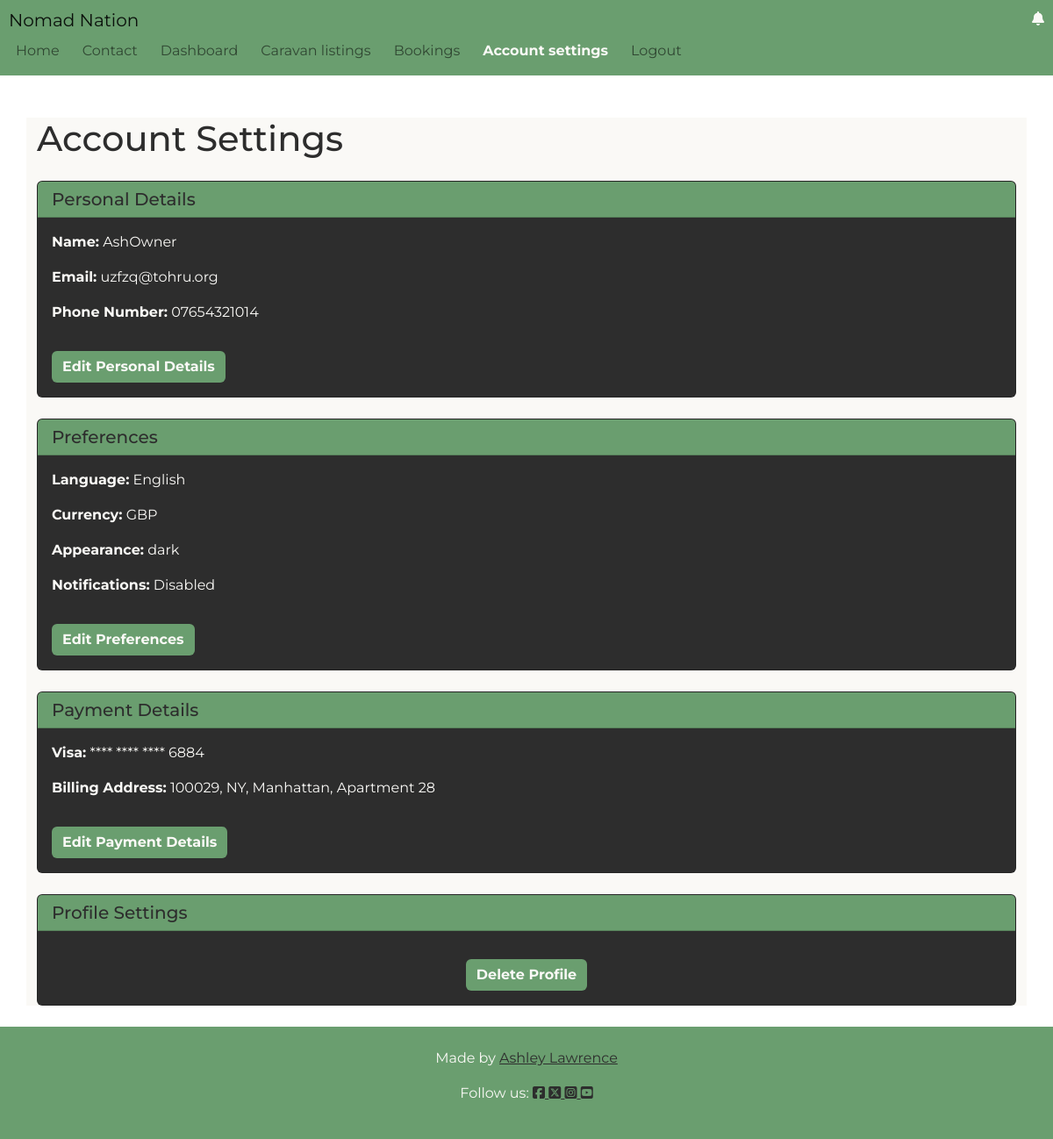
Screenshot of /user_settings/account_settings/ (signed in) with the database file from the repository.
### user_settings/models.py (models this page shows, shortened)
class UserProfile(models.Model):
    LANGUAGE_CHOICES = [
        ('en', _('English')),
        ('es', _('Spanish')),
        ('fr', _('French')),
        ('de', _('German')),
        ('it', _('Italian')),
        ('pt', _('Portuguese')),
        ('ru', _('Russian')),
        ('zh', _('Chinese')),
        ('ja', _('Japanese')),
        ('hi', _('Hindi')),
    ]
    user = models.OneToOneField(
        User, on_delete=models.CASCADE, related_name='user_profile'
    )
    profile_pic = models.ImageField(upload_to='profile_pics', blank=True)
    bio = models.TextField(blank=True)
    phone_number = models.CharField(max_length=15, blank=True)
    language = models.CharField(
        max_length=2, choices=LANGUAGE_CHOICES, default='en'
    )
    appearance = models.CharField(
        max_length=20,
        choices=[('light', 'Light'), ('dark', 'Dark')],
        default='light'
    )
    currency = models.CharField(max_length=3, default='GBP')
    notifications = models.BooleanField(default=True)

class PaymentDetails(models.Model):
    user = models.ForeignKey(
        User, on_delete=models.CASCADE, related_name='payment_details'
    )
    card_last_four = models.CharField(max_length=4)
    payment_method = models.CharField(max_length=50)
    billing_address = models.TextField()

### user_settings/views.py (the view)
# urls.py: path('account_settings/', views.account_settings, name='account_settings'),
@login_required
def account_settings(request):
    user_profile, created = UserProfile.objects.get_or_create(
        user=request.user
    )
    payment_details = PaymentDetails.objects.filter(
        user=request.user
    )
    privacy_settings, created = PrivacySettings.objects.get_or_create(
        user=request.user
    )
    context = {
        'user_profile': user_profile,
        'payment_details': payment_details,
        'privacy_settings': privacy_settings
    }
    return render(request, 'user_settings/account_settings.html', context)

### user_settings/templates/user_settings/account_settings.html (shortened to what this page needs)
{% extends "base.html" %}
{% load i18n %}
{% block content %}
<div class="container mt-5 bg-styles">
    <h1 class="mb-4">{% trans "Account Settings" %}</h1>
    <div class="card mb-4">
        <div class="card-header">
            <h2 class="h5 mb-0">{% trans "Personal Details" %}</h2>
        </div>
        <div class="card-body text-white">
            <p><strong>{% trans "Name:" %}</strong> {{ user_profile.user.username }}</p>
            <p><strong>{% trans "Email:" %}</strong> {{ user_profile.user.email }}</p>
            <p><strong>{% trans "Phone Number:" %}</strong> {{ user_profile.phone_number }}</p>
            <button type="button" class="btn btn-primary mt-3 btn-styles" data-bs-toggle="modal" data-bs-target="#editPersonalDetailsModal">
                {% trans "Edit Personal Details" %}
            </button>
        </div>
    </div>
    <div class="card mb-4">
        <div class="card-header">
            <h2 class="h5 mb-0">{% trans "Preferences" %}</h2>
        </div>
        <div class="card-body text-white">
            <p>
                <strong>{% trans "Language:" %}</strong> <span id="preferences-language">{{ user_profile.get_language_display }}</span>
            </p>
            <p>
                <strong>{% trans "Currency:" %}</strong> <span id="preferences-currency">{{ user_profile.currency }}</span>
            </p>
            <p>
                <strong>{% trans "Appearance:" %}</strong> <span id="preferences-appearance">{{ user_profile.appearance }}</span>
            </p>
            <p>
                <strong>{% trans "Notifications:" %}</strong> <span id="preferences-notifications">
                    {% if user_profile.notifications %}Enabled{% else %}Disabled{% endif %}</span>
            </p>
            <button type="button" class="btn btn-primary mt-3 btn-styles" data-bs-toggle="modal" data-bs-target="#editPreferencesModal">
                {% trans "Edit Preferences" %}
            </button>
        </div>
    </div>
    <div class="card mb-4">
        <div class="card-header">
            <h2 class="h5 mb-0">{% trans "Payment Details" %}</h2>
        </div>
        <div class="card-body text-white">
            {% for payment in payment_details %}
                <p>
                    <strong>{{ payment.payment_method }}:</strong> **** **** **** {{ payment.card_last_four }}
                </p>
                <p>
                    <strong>{% trans "Billing Address:" %}</strong> {{ payment.billing_address }}
                </p>
            {% empty %}
                <p>{% trans "No payment details available." %}</p>
            {% endfor %}
            <button type="button" class="btn btn-primary mt-3 btn-styles" data-bs-toggle="modal" data-bs-target="#editPaymentDetailsModal">
                {% trans "Edit Payment Details" %}
            </button>
        </div>
    </div>
    <div class="card mb-4">
        <div class="card-header">
            <h2 class="h5 mb-0">{% trans "Profile Settings" %}</h2>
        </div>
        <div class="card-body text-white text-center">
            <button type="button" class="btn btn-danger mt-3 btn-styles" data-bs-toggle="modal" data-bs-target="#deleteProfileModal">
                {% trans "Delete Profile" %}
            </button>
        </div>
    </div>
</div>
{% endblock %}

### static/css/styles.css (style rules this page uses)
:root { --p-colour: #6A9E6F; --p-accent: #87CEEB; --s-accent: #F4A261; --b-colour: #FAF9F6; --p-text: #2D2D2D; --bs-primary: var(--p-colour); --bs-secondary: var(--s-accent); --bs-info: var(--p-accent); --bs-light: var(--b-colour); --bs-dark: var(--p-text); }
html, body { min-height: 100%; width: 100%; overflow-x: hidden; margin: 0; padding: 0; display: flex; flex-direction: column; font-family: 'Montserrat', sans-serif !important; }
.bg-styles { background-color: var(--b-colour); color: var(--p-text); }
.btn-styles { font-weight: 700; background-color: var(--p-colour); color: var(--b-colour); border: var(--p-colour); }
.card { margin-bottom: 30px; background-color: var(--p-text) !important; }
.text-white { color: var(--b-colour) !important; }
.card-header { background-color: var(--p-colour); }

### rows the page displays
UserProfile: user.username "AshOwner", user.email "uzfzq@tohru.org", phone_number "07654321014", language "English", currency "GBP", appearance "dark"
PaymentDetails: payment_method "Visa", card_last_four "6884", billing_address "100029, NY, Manhattan, Apartment 28"
